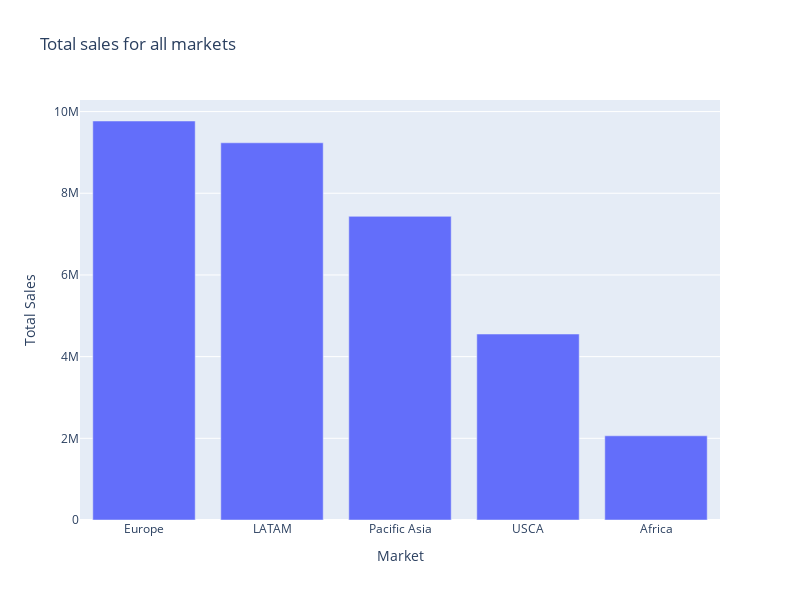

Here is the notebook cell this chart was saved with:
### Code cell
market = df.groupby('Market')
region = df.groupby('Order Region')

fig1 = px.bar(
    market['Sales per customer'].sum().sort_values(ascending=False).reset_index(),
    x='Market',
    y='Sales per customer',
    title="Total sales for all markets",
    labels={'Sales per customer': 'Total Sales'},
    width=800,
    height=600
)
fig1.show()

region_sales_per_customer = region['Sales per customer'].sum().sort_values(ascending=False).reset_index()

### Figure 1 — Plotly figure (JSON) as saved in the notebook; plotly's stock layout.template omitted (floating-point values rounded to 4 significant figures)
{"data": [{"alignmentgroup": "True", "hovertemplate": "Market=%{x}<br>Total Sales=%{y}<extra></extra>", "legendgroup": "", "marker": {"color": "#636efa", "pattern": {"shape": ""}}, "name": "", "offsetgroup": "", "orientation": "v", "showlegend": false, "textposition": "auto", "type": "bar", "x": ["Europe", "LATAM", "Pacific Asia", "USCA", "Africa"], "xaxis": "x", "y": [9769000.0, 9236000.0, 7434000.0, 4553000.0, 2062000.0], "yaxis": "y"}], "layout": {"barmode": "relative", "height": 600, "legend": {"tracegroupgap": 0}, "title": {"text": "Total sales for all markets"}, "width": 800, "xaxis": {"anchor": "y", "domain": [0, 1], "title": {"text": "Market"}}, "yaxis": {"anchor": "x", "domain": [0, 1], "title": {"text": "Total Sales"}}}}
